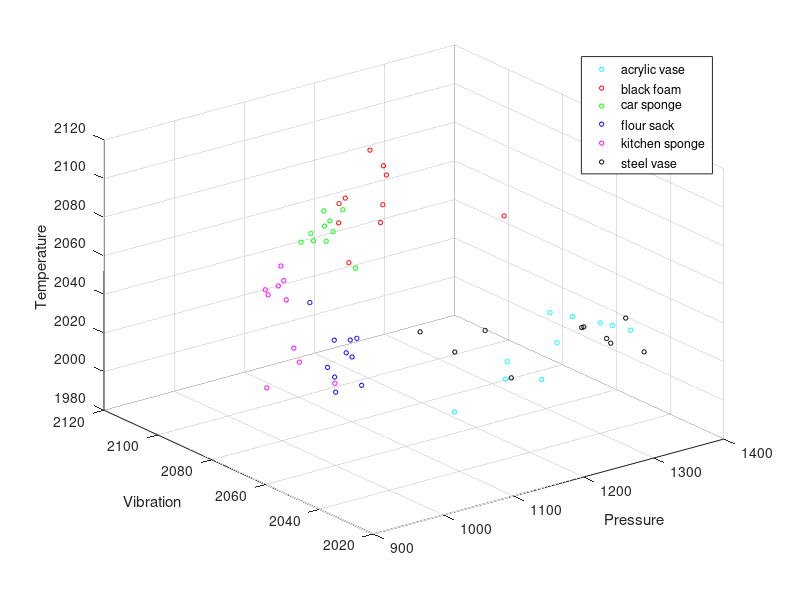

MATLAB code for this plot:
load('F0_PVT.mat');

colours = {'c', 'r', 'g', 'b', 'm', 'k'};

for i=1:length(colours)
    scatter3(data.pressures(1+10*(i-1):10*i), data.vibrations(1+10*(i-1):10*i), data.temperatures(1+10*(i-1):10*i),10,colours{i});
    hold on
end

xlabel('Pressure');
ylabel('Vibration');
zlabel('Temperature');
legend({'acrylic vase', 'black foam', 'car sponge', 'flour sack', 'kitchen sponge', 'steel vase'});
savefig('pvt_scatter_plot');